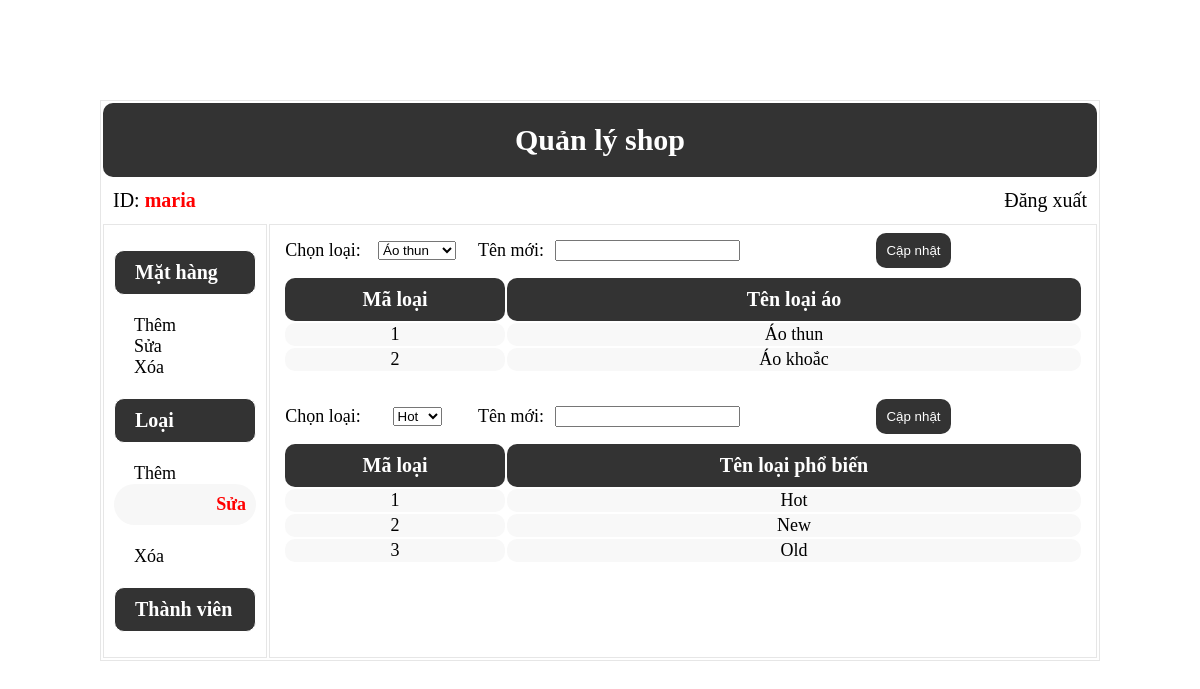
Page /ShopAoOnline/Files/Loai/SuaLoai.php (signed in) on the committed database.
### tables this page shows
CREATE TABLE IF NOT EXISTS `chucvu` (
  `MaCV` int(11) NOT NULL AUTO_INCREMENT,
  `TenCV` varchar(100) NOT NULL,
  `Quyen` int(11) NOT NULL,
  `DuongDan` varchar(100) NOT NULL,
  PRIMARY KEY (`MaCV`)
);

CREATE TABLE IF NOT EXISTS `loaiao` (
  `MaLoai` int(11) NOT NULL AUTO_INCREMENT,
  `TenLoai` varchar(100) NOT NULL,
  PRIMARY KEY (`MaLoai`)
);

CREATE TABLE IF NOT EXISTS `phobien` (
  `MaPB` int(11) NOT NULL AUTO_INCREMENT,
  `TenPB` varchar(100) NOT NULL,
  PRIMARY KEY (`MaPB`)
);

### ShopAoOnline/Files/Loai/SuaLoai.php (the view, shortened to what this page needs)
<!DOCTYPE html PUBLIC "-//W3C//DTD XHTML 1.0 Transitional//EN" "http://www.w3.org/TR/xhtml1/DTD/xhtml1-transitional.dtd">
<html xmlns="http://www.w3.org/1999/xhtml">
<head>
<link href="../../css/QuanTri.css" type="text/css" rel="stylesheet" rev="stylesheet" />
</head>
<body>
	<?php
		$cnSQL = @mysql_connect($_SESSION["host"][0], 'root', '');
		function sql($cn, $db, $sql){
			return mysql_query($sql, $cn);
		}
	?>
<form action="SuaLoai.php" method="post">
	<table id="tbl-quantri" width="1000" align="center">
    	<tr height="50" align="center">
        	<td id="tbl-quantri-header" colspan="2">Quản lý shop</td>
        </tr>
        <tr height="30">
        	<td id="tbl-quantri-nav-left" width="150" align="left">
            	<?php echo 'ID:&nbsp;<blink style="color:red;font-weight:bold;"/>'.$_SESSION["user"]; ?>
            </td>
            <td id="tbl-quantri-nav-right" align="right">
            	<a href="../../DangXuat.php">Đăng xuất</a>
            </td>
        </tr>
        <tr>
        	<td id="tbl-quantri-midle-left" valign="top">
            	<?php
					$mh = "<p>Mặt hàng</p>";
					$l = "<p>Loại</p>";
					$tv = "<p>Thành viên</p>";
					$result = sql($cnSQL, "quanlyshop", "Select * From chucvu");
					if($result){
						while($rows=mysql_fetch_row($result)){
							if(strpos($rows[3], "MH")){
								$mh = $mh.'<a class="tbl-quantri-midle-left-a" href="../MatHang/'.$rows[3].'">'.$rows[1].'</a></br>';
							}
							if(strpos($rows[3], "Loai")){
								if($rows[3]=="SuaLoai.php")
									$l = $l.'<a id="tbl-quantri-left-a-selected" href="'.$rows[3].'">'.$rows[1].'</a></br>';
								else
									$l = $l.'<a class="tbl-quantri-midle-left-a" href="'.$rows[3].'">'.$rows[1].'</a></br>';
							}
						}
					}
					echo $mh.$l.$tv;
				?>
            </td>
            <td id="tbl-quantri-midle-right" valign="top">
            	<table width="800">
                    <tr height="30" bgcolor="#FFFFFF" align="center">
                    	<td width="80" class="c3">Chọn loại:</td>
                        <td width="100">
                        	<?php
								$result = sql($cnSQL, "quanlyshop", "Select * From loaiao");
								if($result){
									echo '<select name="cmbTenLoai">';
									while($rows=mysql_fetch_row($result)){
										echo '<option value="'.$rows[0].'">'.$rows[1].'</option>';
									}
									echo '</select>';
								}else{
									$msg_1 = "Lỗi truy xuất dữ liệu.";
								}
							?>
                        </td>
                        <td width="80" class="c3">Tên mới:</td>
                        <td width="100" class="c3">
                        	<input name="txtTenLoai" type="text" />
                        </td>
                        <td>
                        	<input class="tbl-quantri-midle-right-tblChild-btn" name="btnCPAo" type="submit" value="Cập nhật" />
                        </td>
                    </tr>
                    <tr align="center" bgcolor="#FFFFFF">
                    	<td colspan="5" class="c2">
                        </td>
                    </tr>
                    <tr>
                    	<td colspan="5">
                        	<table width="800">
                            	<tr class="tbl-quantri-midle-right-tblChild-title" height="30" align="center">
                                	<td width="200">Mã loại</td>
                                    <td>Tên loại áo</td>
                                </tr>
                                <?php
									$result = sql($cnSQL, "quanlyshop", "Select * From loaiao");
									if($result){
										while($rows=mysql_fetch_row($result)){
											echo '<tr class="tbl-quantri-midle-right-tblChild-body" height="20" align="center">';
											echo 	'<td width="200" class="c2">'.$rows[0].'</td>';
											echo 	'<td >'.$rows[1].'</td>';
											echo '</tr>';
										}
									}else{
										$msg = "Lỗi truy xuất dữ liệu.";
									}
								?>
                            </table>
                        </td>
                    </tr>
                    <tr height="20"></tr>
                    <tr height="30" bgcolor="#FFFFFF" align="center">
                    	<td width="80" class="c3">Chọn loại:</td>
                        <td width="100">
                        	<?php
								$result = sql($cnSQL, "quanlyshop", "Select * From phobien");
								if($result){
									echo '<select name="cmbTenPB">';
									while($rows=mysql_fetch_row($result)){
										echo '<option value="'.$rows[0].'">'.$rows[1].'</option>';
									}
									echo '</select>';
								}else{
									$msg_1 = "Lỗi truy xuất dữ liệu.";
								}
							?>
                        </td>
                        <td width="80" class="c3">Tên mới:</td>
                        <td width="100" class="c3">
                        	<input name="txtTenPB" type="text" />
                        </td>
                        <td>
                        	<input class="tbl-quantri-midle-right-tblChild-btn" name="btnCPPB" type="submit" value="Cập nhật" />
                        </td>
                    </tr>
                    <tr align="center" bgcolor="#FFFFFF">
                    	<td colspan="5" class="c2">
                        </td>
                    </tr>
                    <tr>
                    	<td colspan="5">
                        	<table width="800">
                            	<tr class="tbl-quantri-midle-right-tblChild-title" height="30" align="center">
                                	<td width="200">Mã loại</td>
                                    <td>Tên loại phổ biến</td>
                                </tr>
                                <?php
									$result = sql($cnSQL, "quanlyshop", "Select * From phobien");
									if($result){
										while($rows=mysql_fetch_row($result)){
											echo '<tr class="tbl-quantri-midle-right-tblChild-body" height="20" align="center">';
											echo 	'<td width="200" class="c2">'.$rows[0].'</td>';
											echo 	'<td >'.$rows[1].'</td>';
											echo '</tr>';
										}
									}else{
										$msg = "Lỗi truy xuất dữ liệu.";
									}
								?>
                            </table>
                        </td>
                    </tr>
                </table>
            </td>
        </tr>
    </table>
</body>
</html>

### ShopAoOnline/css/QuanTri.css (style rules this page uses)
#tbl-quantri { margin-top:100px; border:1px #E6E6E6 solid; font-family:"Times New Roman", Times, serif; font-size:18px; color:#000; }
#tbl-quantri-header { background-color:#333; color:#FFF; font-size:30px; padding:20px 20px 20px 20px; font-weight:bold; border-radius:10px; }
#tbl-quantri-nav-left { font-size:20px; padding:10px 10px 10px 10px; }
#tbl-quantri-nav-right { font-size:20px; padding:10px 10px 10px 10px; }
#tbl-quantri-midle-left { border:1px #E6E6E6 solid; padding:5px 10px 5px 10px; }
#tbl-quantri-midle-left p { border:1px #FFFFFF solid; background-color:#333; color:#FFF; font-size:20px; font-weight:bold; padding:10px 0px 10px 20px; border-radius:10px; }
.tbl-quantri-midle-left-a { padding:10px 10px 10px 20px; }
#tbl-quantri-left-a-selected { padding:10px 10px 10px 20px; background-color:#F7F7F7; border-radius:50px; display:block; color:#F00; font-weight:bold; text-align:right; }
#tbl-quantri-midle-right { border:1px #E6E6E6 solid; padding:5px 10px 5px 10px; }
.tbl-quantri-midle-right-tblChild-title td { background-color:#333; color:#FFF; font-size:20px; font-weight:bold; border-radius:10px; padding:10px 10px 10px 10px; }
.tbl-quantri-midle-right-tblChild-body td { background-color:#F8F8F8; color:#000; border-radius:10px; }
.tbl-quantri-midle-right-tblChild-btn { border:0px; background-color:#333; color:#FFF; padding:10px 10px 10px 10px; border-radius:10px; }
a { text-decoration:none; }
a:link { color:#000; }

### rows in the picture
chucvu: TenCV "Thêm"
chucvu: TenCV "Sửa"
chucvu: TenCV "Xóa"
chucvu: TenCV "Thêm"
chucvu: TenCV "Sửa"
chucvu: TenCV "Xóa"
loaiao: MaLoai "1", TenLoai "Áo thun"
loaiao: MaLoai "2", TenLoai "Áo khoắc"
phobien: MaPB "1", TenPB "Hot"
phobien: MaPB "2", TenPB "New"
phobien: MaPB "3", TenPB "Old"

### other values in the picture
$_SESSION["user"] "maria"
form field cmbTenLoai "Áo thun"
form field cmbTenPB "Hot"
